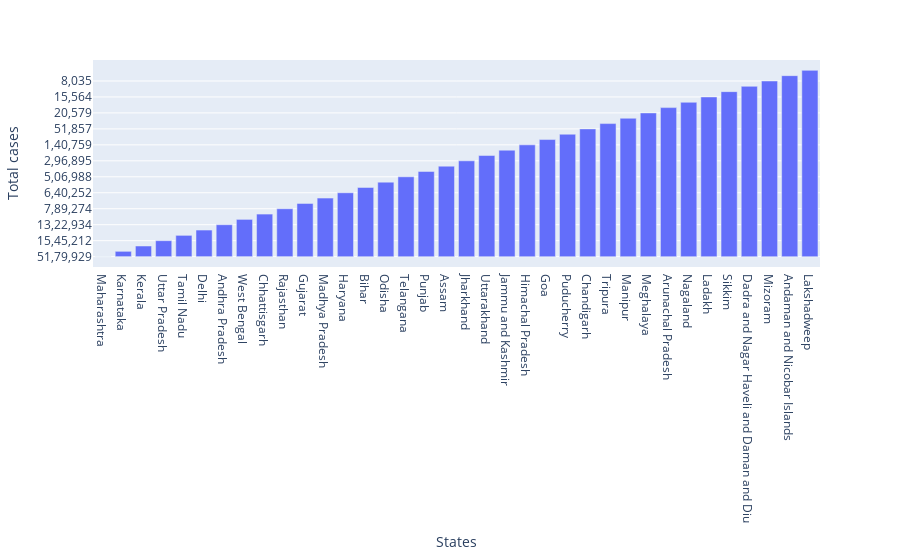

Notebook code for this chart:
### Code cell
px.bar(df , y = "Total cases", x = "States")

### Figure 1 — Plotly figure (JSON) as saved in the notebook; plotly's stock layout.template omitted (floating-point values rounded to 4 significant figures)
{"data": [{"alignmentgroup": "True", "hovertemplate": "States=%{x}<br>Total cases=%{y}<extra></extra>", "legendgroup": "", "marker": {"color": "#636efa"}, "name": "", "offsetgroup": "", "orientation": "v", "showlegend": false, "textposition": "auto", "type": "bar", "x": ["Maharashtra", "Karnataka", "Kerala", "Uttar Pradesh", "Tamil Nadu", "Delhi", "Andhra Pradesh", "West Bengal", "Chhattisgarh", "Rajasthan", "Gujarat", "Madhya Pradesh", "Haryana", "Bihar", "Odisha", "Telangana", "Punjab", "Assam", "Jharkhand", "Uttarakhand", "Jammu and Kashmir", "Himachal Pradesh", "Goa", "Puducherry", "Chandigarh", "Tripura", "Manipur", "Meghalaya", "Arunachal Pradesh", "Nagaland", "Ladakh", "Sikkim", "Dadra and Nagar Haveli and Daman and Diu", "Mizoram", "Andaman and Nicobar Islands", "Lakshadweep"], "xaxis": "x", "y": ["51,79,929", "20,13,193", "19,67,405", "15,45,212", "14,38,509", "13,48,699", "13,22,934", "10,32,740", "8,73,060", "7,89,274", "7,03,594", "6,91,232", "6,40,252", "6,12,570", "5,54,666", "5,06,988", "4,59,268", "3,04,429", "2,96,895", "2,56,934", "2,24,898", "1,40,759", "1,24,774", "75,024", "51,857", "38,574", "36,370", "20,579", "20,575", "16,552", "15,564", "10,165", "9,021", "8,035", "6,426", "3,982"], "yaxis": "y"}], "layout": {"barmode": "relative", "legend": {"tracegroupgap": 0}, "margin": {"t": 60}, "xaxis": {"anchor": "y", "domain": [0, 1], "title": {"text": "States"}}, "yaxis": {"anchor": "x", "domain": [0, 1], "title": {"text": "Total cases"}}}}
